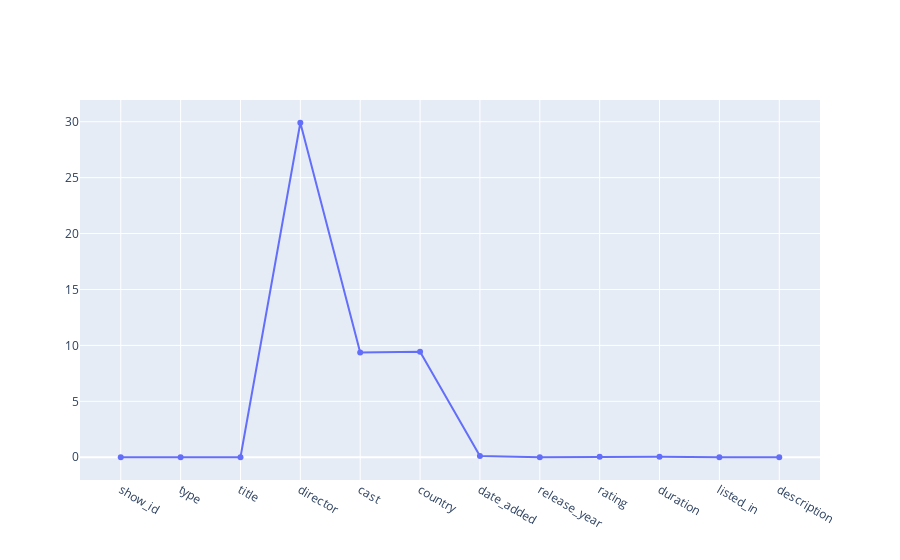

Source (notebook cell):
### Code cell
po.iplot([{"x":null_list.index,"y":null_list.values}])

### Figure 1 — Plotly figure (JSON) as saved in the notebook; plotly's stock layout.template omitted (floating-point values rounded to 4 significant figures)
{"data": [{"type": "scatter", "x": ["show_id", "type", "title", "director", "cast", "country", "date_added", "release_year", "rating", "duration", "listed_in", "description"], "y": [0, 0, 0, 29.91, 9.368, 9.436, 0.1135, 0, 0.04542, 0.03406, 0, 0]}], "layout": {}}
